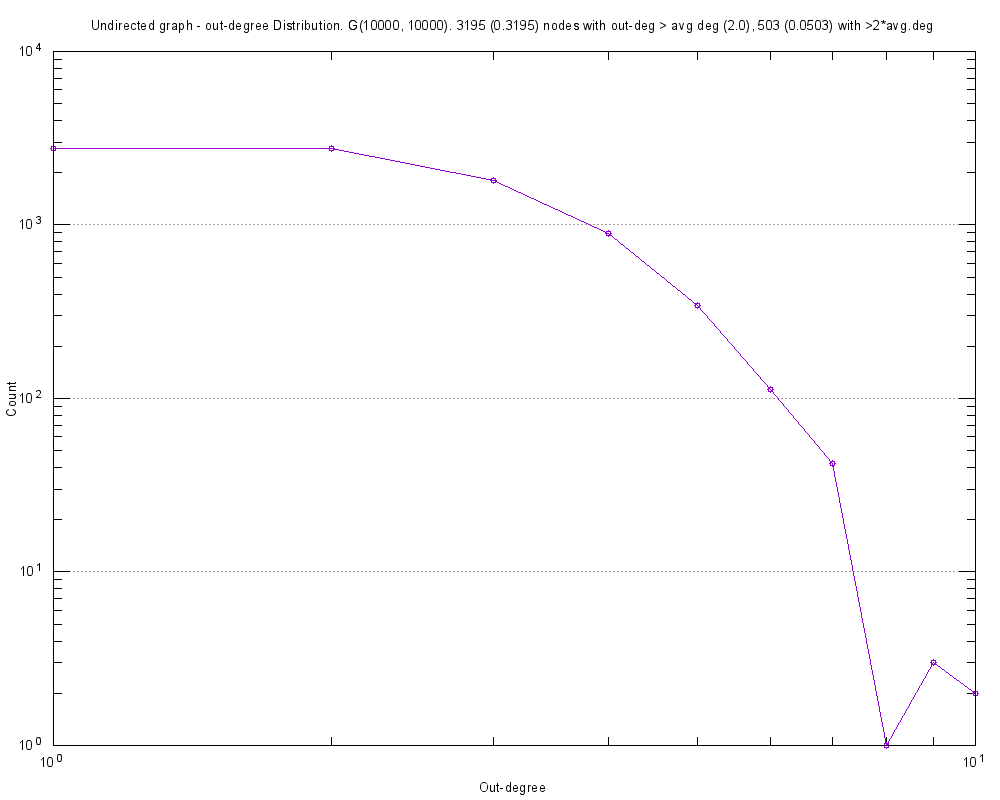

Write gnuplot code to recreate this figure.
#
# Undirected graph - out-degree Distribution. G(10000, 10000). 3195 (0.3195) nodes with out-deg > avg deg (2.0), 503 (0.0503) with >2*avg.deg (Sat Feb 18 14:43:55 2017)
#

set title "Undirected graph - out-degree Distribution. G(10000, 10000). 3195 (0.3195) nodes with out-deg > avg deg (2.0), 503 (0.0503) with >2*avg.deg"
set key bottom right
set logscale xy 10
set format x "10^{%L}"
set mxtics 10
set format y "10^{%L}"
set mytics 10
set grid
set xlabel "Out-degree"
set ylabel "Count"
set tics scale 2
set terminal png font arial 10 size 1000,800
set output 'outDeg.RandomNetworkOutDeg.png'
plot 	"outDeg.RandomNetworkOutDeg.tab" using 1:2 title "" with linespoints pt 6
